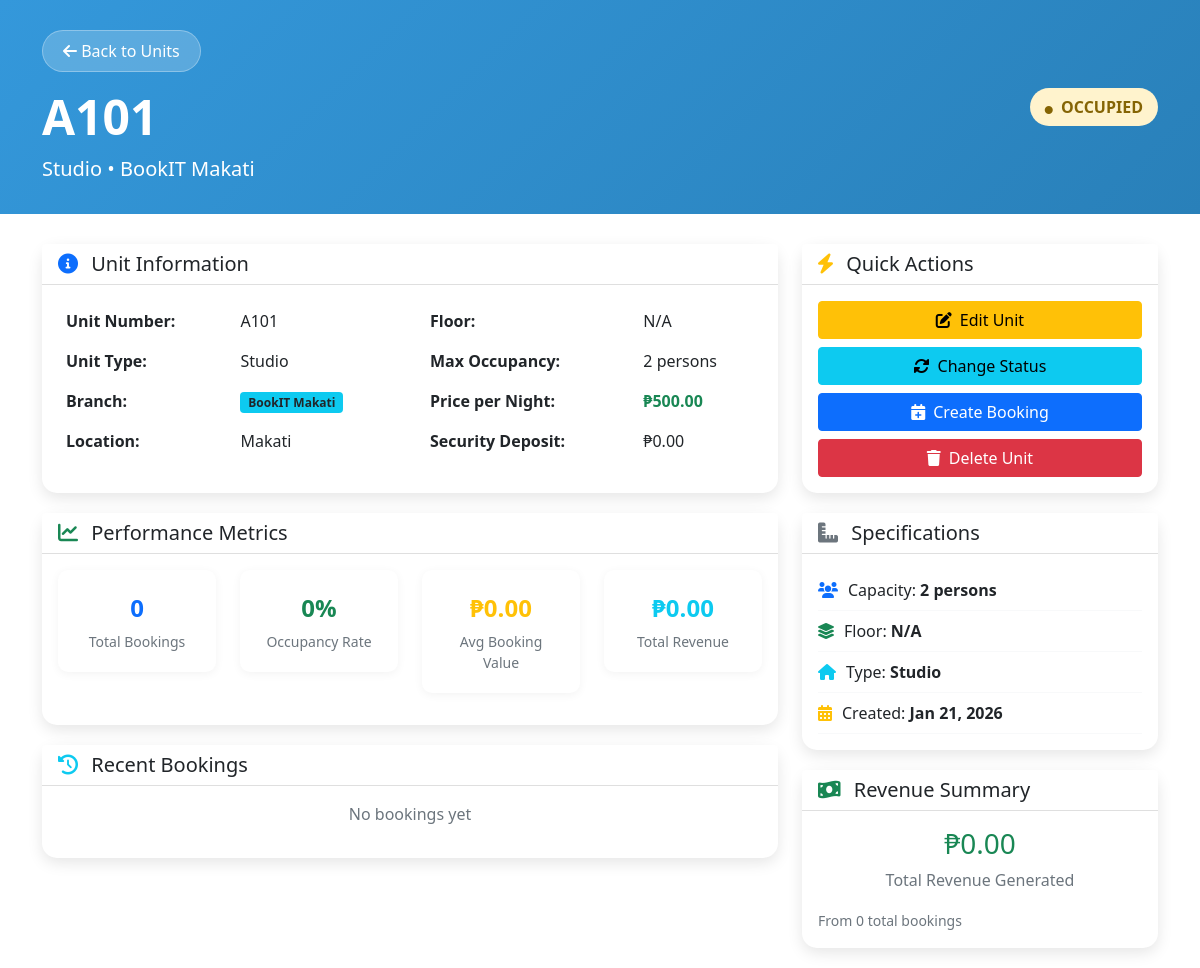
The app's page /modules/view_unit.php?id=1 (signed in) with its own data.
### tables this page shows
CREATE TABLE IF NOT EXISTS `units` (
  `unit_id` int NOT NULL AUTO_INCREMENT,
  `branch_id` int NOT NULL,
  `unit_number` varchar(20) NOT NULL,
  `unit_type` varchar(50) NOT NULL,
  `floor_number` int DEFAULT NULL,
  `monthly_rate` decimal(10,2) NOT NULL,
  `security_deposit` decimal(10,2) DEFAULT '0.00',
  `is_available` tinyint(1) DEFAULT '1',
  `description` text,
  `building_name` varchar(255) DEFAULT NULL,
  `street_address` varchar(255) DEFAULT NULL,
  `city` varchar(100) DEFAULT NULL,
  `address_hash` varchar(64) DEFAULT NULL,
  `latitude` decimal(10,8) DEFAULT NULL,
  `longitude` decimal(11,8) DEFAULT NULL,
  `max_occupancy` int DEFAULT '2',
  `created_at` timestamp NULL DEFAULT CURRENT_TIMESTAMP,
  `bedrooms` int DEFAULT NULL,
  `host_id` int DEFAULT NULL,
  `unit_name` varchar(255) DEFAULT NULL,
  `instant_booking` tinyint(1) DEFAULT '0',
  `approval_status` enum('pending','approved','rejected') DEFAULT 'pending',
  `rejection_reason` text,
  `sqm` decimal(10,2) DEFAULT NULL,
  `bed_type` varchar(50) DEFAULT NULL,
  `num_beds` int DEFAULT '1',
  `num_bathrooms` int DEFAULT '1',
  `pricing_type` enum('daily','monthly') DEFAULT 'monthly',
  PRIMARY KEY (`unit_id`),
  KEY `branch_id` (`branch_id`)
);

CREATE TABLE IF NOT EXISTS `branches` (
  `branch_id` int NOT NULL AUTO_INCREMENT,
  `branch_name` varchar(100) NOT NULL,
  `address` text NOT NULL,
  `city` varchar(50) NOT NULL,
  `contact_number` varchar(20) DEFAULT NULL,
  `email` varchar(100) DEFAULT NULL,
  `manager_id` int DEFAULT NULL,
  `is_active` tinyint(1) DEFAULT '1',
  `created_at` timestamp NULL DEFAULT CURRENT_TIMESTAMP,
  `latitude` decimal(10,7) DEFAULT NULL,
  `longitude` decimal(10,7) DEFAULT NULL,
  `host_id` int DEFAULT NULL,
  PRIMARY KEY (`branch_id`),
  KEY `manager_id` (`manager_id`),
  KEY `branches_host_id_index` (`host_id`)
);

### modules/view_unit.php (the view, shortened to what the rows shown need)
<?php
include_once '../../config/db.php';
$unit_id = isset($_GET['id']) ? (int)$_GET['id'] : 0;
$unit = get_single_result("
    SELECT u.*, b.branch_name, b.city as location
    FROM units u
    LEFT JOIN branches b ON u.branch_id = b.branch_id
    WHERE u.unit_id = ?
", [$unit_id]);
?>
<!DOCTYPE html>
<html lang="en">
<head>
    <link href="https://cdn.jsdelivr.net/npm/bootstrap@5.1.3/dist/css/bootstrap.min.css" rel="stylesheet">
    <link href="https://cdnjs.cloudflare.com/ajax/libs/font-awesome/6.0.0/css/all.min.css" rel="stylesheet">
</head>
<body>
    <div class="unit-header">
        <div class="container">
            <div class="row align-items-center">
                <div class="col-md-8">
                    <a href="<?php echo SITE_URL; ?>/admin/unit_management.php" class="back-btn mb-3 d-inline-block">
                        <i class="fas fa-arrow-left"></i> Back to Units
                    </a>
                    <h1 class="display-5 fw-bold"><?= htmlspecialchars($unit['unit_number']) ?></h1>
                    <p class="lead mb-0"><?= htmlspecialchars($unit['unit_type']) ?> • <?= htmlspecialchars($unit['branch_name']) ?></p>
                </div>
            </div>
        </div>
    </div>
    <div class="container">
        <div class="row">
            <div class="col-lg-8">
                <div class="card unit-card">
                    <div class="card-body">
                        <div class="row">
                            <div class="col-md-6">
                                <table class="table table-borderless">
                                    <tr>
                                        <td><strong>Unit Number:</strong></td>
                                        <td><?= htmlspecialchars($unit['unit_number']) ?></td>
                                    </tr>
                                    <tr>
                                        <td><strong>Unit Type:</strong></td>
                                        <td><?= htmlspecialchars($unit['unit_type']) ?></td>
                                    </tr>
                                    <tr>
                                        <td>
                                            <span class="badge bg-info text-dark">
                                                <?= htmlspecialchars($unit['branch_name']) ?>
                                            </span>
                                        </td>
                                    </tr>
                                    <tr>
                                        <td><strong>Location:</strong></td>
                                        <td><?= htmlspecialchars($unit['location'] ?? 'N/A') ?></td>
                                    </tr>
                                </table>
                            </div>
                            <div class="col-md-6">
                                <table class="table table-borderless">
                                    <tr>
                                        <td><strong>Floor:</strong></td>
                                        <td><?= $unit['floor_number'] ?? 'N/A' ?></td>
                                    </tr>
                                    <tr>
                                        <td><strong>Max Occupancy:</strong></td>
                                        <td><?= $unit['max_occupancy'] ?> persons</td>
                                    </tr>
                                    <tr>
                                        <td><strong>Price per Night:</strong></td>
                                        <td class="text-success fw-bold">₱<?= number_format(($unit['monthly_rate'] ?? 0) / 30, 2) ?></td>
                                    </tr>
                                    <tr>
                                        <td><strong>Security Deposit:</strong></td>
                                        <td>₱<?= number_format($unit['security_deposit'], 2) ?></td>
                                    </tr>
                                </table>
                            </div>
                        </div>
                    </div>
                </div>
            </div>
            <div class="col-lg-4">
                <div class="card unit-card">
                    <div class="card-body">
                        <div class="amenity-item">
                            <span>Capacity: <strong><?= $unit['max_occupancy'] ?> persons</strong></span>
                        </div>
                        <div class="amenity-item">
                            <span>Floor: <strong><?= $unit['floor_number'] ?? 'N/A' ?></strong></span>
                        </div>
                        <div class="amenity-item">
                            <span>Type: <strong><?= htmlspecialchars($unit['unit_type']) ?></strong></span>
                        </div>
                        <div class="amenity-item">
                            <span>Created: <strong><?= date('M j, Y', strtotime($unit['created_at'])) ?></strong></span>
                        </div>
                    </div>
                </div>
            </div>
        </div>
    </div>
</body>
</html>

### records on screen
units: unit_number "A101", unit_type "Studio", branch.branch_name "BookIT Makati", branch.city "Makati", floor_number "N/A", max_occupancy "2", ($unit['monthly_rate']??0)/30 "500.00", security_deposit "0.00", created_at "Jan 21, 2026"

### other values on screen
$metrics['total_bookings'] "0"
$occupancy_rate "0"
$avg_booking_value "0.00"
$metrics['total_revenue'] "0.00"
